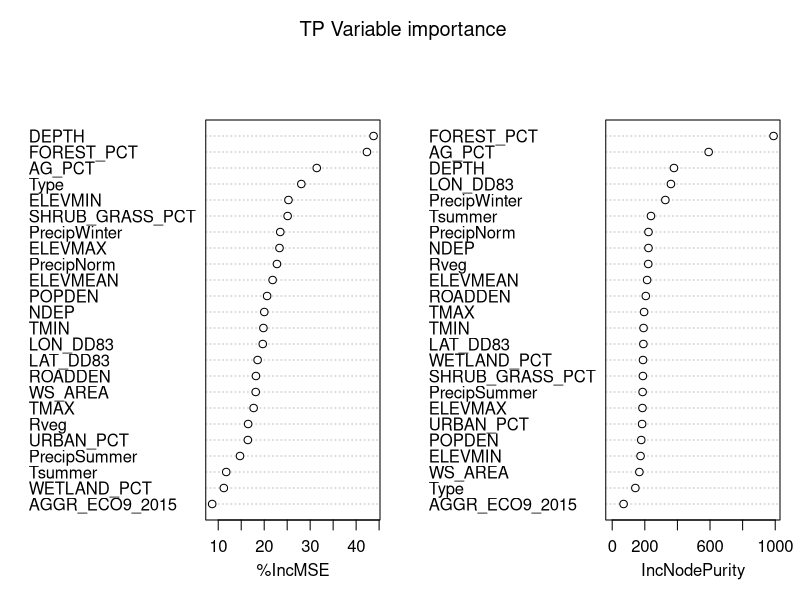
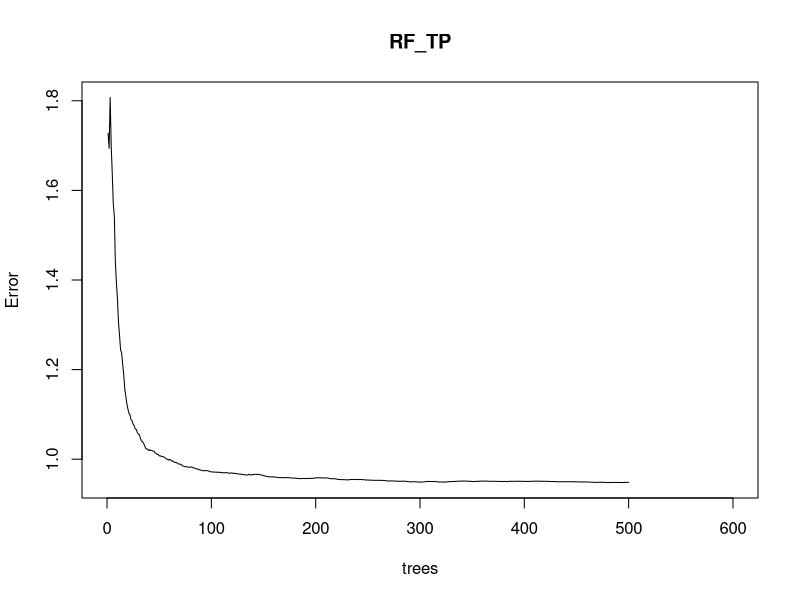

The R script that drew these images, in order: (Note: a time limit stopped this script after it produced the figures.)
# Author: Katelyn King, adapted code by Ian McCullough
# Date: Jan 4, 2019
#####################################################################################################
#install.packages('randomForest')
#### R libraries ####
library(dplyr)
library(randomForest)

#### load data ####
lake <- read.csv("Data/NLA2012_data.csv", header=T)
stream<-read.csv("Data/NRSA0809_data.csv", header=T)
wetland<-read.csv("Data/NWCA2011_data.csv", header=T)

### Combine all 3 ecosystems 
allecos<-gtools::smartbind(lake, stream, wetland)

### Compare biotic and abiotic variables to predictor variables###
## Random forest procedure
# run with all predictors
# eliminate predictors with negative %IncMSE
# rerun without those variables, keep deleting predictors with negative %IncMSE until all positive
# analyze correlation matrix of remaining predictors and eliminate redundant variables?

### TN #### 
set.seed(999)
ntreez <- 500
noNAs<-allecos[!(is.na(allecos$TP)),] 
RF_TP <- randomForest(log(TP+0.00001) ~ Rveg + ELEVMAX + ELEVMIN + ELEVMEAN + Type + DEPTH + WS_AREA + POPDEN + ROADDEN + NDEP + 
                        TMIN + TMAX + PrecipNorm + PrecipSummer + Tsummer + PrecipWinter + AG_PCT + FOREST_PCT +
                        WETLAND_PCT + URBAN_PCT + SHRUB_GRASS_PCT + AGGR_ECO9_2015 + LAT_DD83 + LON_DD83, 
                      data=noNAs, ntree=ntreez, importance=T, na.action=na.omit)
#RF_RUEpp_evenness <- randomForest(slope ~ AG_PCT+FOREST_PCT+POPDEN, data=RUEpp_evenness_landscape[,2:ncol(RUEpp_evenness_landscape)], ntree=ntreez, importance=T)
RF_TP
randomForest::importance(RF_TP, type=1)
randomForest::importance(RF_TP , type=2) #MSE for regression

varImpPlot(RF_TP, main=' TP Variable importance')
#IncNodePurity relates to the loss function which by best splits are chosen. 
  #The loss function is mse for regression
  #More useful variables achieve higher increases in node purities, that is to find a split which has a high inter node 'variance' and a small intra node 'variance'
#%IncMSE is the increase in MSE of predictions(estimated with out-of-bag-CV) 


# diagnostic for how many trees to run 
plot(RF_TP, xlim=c(0,600))

set.seed(111)
nreplications <- 100
#rsq is last object of rfmodel$rsq (number of objects=number of trees)
rf.replications <- replicate(nreplications, {
  rf_tmp <- randomForest(log(TP+0.00001) ~ Rveg + ELEVMAX + ELEVMIN + ELEVMEAN + Type + DEPTH + WS_AREA + POPDEN + ROADDEN + NDEP + 
                           TMIN + TMAX + PrecipNorm + PrecipSummer + Tsummer + PrecipWinter + AG_PCT + FOREST_PCT +
                           WETLAND_PCT + URBAN_PCT + SHRUB_GRASS_PCT + AGGR_ECO9_2015 + LAT_DD83 + LON_DD83, 
                         data=noNAs, ntree=ntreez, importance=T, na.action=na.omit)
  list(rsq = rf_tmp$rsq, varimp = rf_tmp$importance)
}, simplify = F)
# Make a data.frame with r squared values
rf_summary_df <- data.frame(matrix(ncol = 25, nrow = nreplications))
rf_summary_df[,1] <- t(data.frame(rsq = sapply(rf.replications, function(x){x[["rsq"]]}))[ntreez,]*100)

for (i in 1:nreplications){
  rf_summary_df[i,2] <- rf.replications[[i]]$varimp[1,1] #%IncMSE column
  rf_summary_df[i,3] <- rf.replications[[i]]$varimp[2,1]
  rf_summary_df[i,4] <- rf.replications[[i]]$varimp[3,1]
  rf_summary_df[i,5] <- rf.replications[[i]]$varimp[4,1]
  rf_summary_df[i,6] <- rf.replications[[i]]$varimp[5,1]
  rf_summary_df[i,7] <- rf.replications[[i]]$varimp[6,1]
  rf_summary_df[i,8] <- rf.replications[[i]]$varimp[7,1]
  rf_summary_df[i,9] <- rf.replications[[i]]$varimp[8,1]
  rf_summary_df[i,10] <- rf.replications[[i]]$varimp[9,1]
  rf_summary_df[i,11] <- rf.replications[[i]]$varimp[10,1]
  rf_summary_df[i,12] <- rf.replications[[i]]$varimp[11,1]
  rf_summary_df[i,13] <- rf.replications[[i]]$varimp[12,1]
  rf_summary_df[i,14] <- rf.replications[[i]]$varimp[13,1]
  rf_summary_df[i,15] <- rf.replications[[i]]$varimp[14,1]
  rf_summary_df[i,16] <- rf.replications[[i]]$varimp[15,1]
  rf_summary_df[i,17] <- rf.replications[[i]]$varimp[16,1]
  rf_summary_df[i,18] <- rf.replications[[i]]$varimp[17,1]
  rf_summary_df[i,19] <- rf.replications[[i]]$varimp[18,1]
  rf_summary_df[i,20] <- rf.replications[[i]]$varimp[19,1]
  rf_summary_df[i,21] <- rf.replications[[i]]$varimp[20,1]
  rf_summary_df[i,22] <- rf.replications[[i]]$varimp[21,1]
  rf_summary_df[i,23] <- rf.replications[[i]]$varimp[22,1]
  rf_summary_df[i,24] <- rf.replications[[i]]$varimp[23,1]
  rf_summary_df[i,25] <- rf.replications[[i]]$varimp[24,1]
  
  #rf_summary_df[i,4] <- rf.replications[[i]]$varimp[1,2] #%IncNocePurity column
  #rf_summary_df[i,5] <- rf.replications[[i]]$varimp[2,2]
}
colnames(rf_summary_df) <- c('rsquared','RVEG','elevMax','elevmin','elevmean', "Type", "depth", "WSarea", "popden", "roadden", "Ndep", "Tmin", "Tmax", "PrecipNorm", "PrecipSummer", "Tsummer", "PrecipWinter", "Ag", "Forest", "WL", "Urb", "Shrub", "Region", "lat", "lon")
summary(rf_summary_df)
hist(rf_summary_df[,1], main=paste0(ntreez, " trees"), xlab='% variation explained')

#### TN ##### 
set.seed(999)
ntreez <- 500
noNAs<-allecos[!(is.na(allecos$TN)),] 
RF_TN <- randomForest(log(TN+0.00001) ~ Rveg + ELEVMAX + ELEVMIN + ELEVMEAN + Type + DEPTH + WS_AREA + POPDEN + ROADDEN + NDEP + 
                        TMIN + TMAX + PrecipNorm + PrecipSummer + Tsummer + PrecipWinter + AG_PCT + FOREST_PCT +
                        WETLAND_PCT + URBAN_PCT + SHRUB_GRASS_PCT + AGGR_ECO9_2015 + LAT_DD83 + LON_DD83, 
                      data=noNAs, ntree=ntreez, importance=T, na.action=na.omit)
RF_TN
randomForest::importance(RF_TN, type=1)
randomForest::importance(RF_TN , type=2) #MSE for regression

varImpPlot(RF_TN, main='TN Variable importance')

#### ChlA ##### 
set.seed(999)
ntreez <- 500
noNAs<-allecos[!(is.na(allecos$CHLA)),] 
RF_CHLA <- randomForest(log(CHLA+0.00001) ~ Rveg + ELEVMAX + ELEVMIN + ELEVMEAN + Type + DEPTH + WS_AREA + POPDEN + ROADDEN + NDEP + 
                        TMIN + TMAX + PrecipNorm + PrecipSummer + Tsummer + PrecipWinter + AG_PCT + FOREST_PCT +
                        WETLAND_PCT + URBAN_PCT + SHRUB_GRASS_PCT + AGGR_ECO9_2015 + LAT_DD83 + LON_DD83, 
                      data=noNAs, ntree=ntreez, importance=T, na.action=na.omit)
RF_CHLA
randomForest::importance(RF_CHLA, type=1)
randomForest::importance(RF_CHLA , type=2) #MSE for regression

varImpPlot(RF_CHLA, main='CHLA Variable importance')

#### Aquatic Veg ##### 
set.seed(999)
ntreez <- 500
noNAs<-allecos[!(is.na(allecos$aqveg)),] 
RF_aqveg <- randomForest(log(aqveg+0.00001) ~ Rveg + ELEVMAX + ELEVMIN + ELEVMEAN + Type + DEPTH + WS_AREA + POPDEN + ROADDEN + NDEP + 
                          TMIN + TMAX + PrecipNorm + PrecipSummer + Tsummer + PrecipWinter + AG_PCT + FOREST_PCT +
                          WETLAND_PCT + URBAN_PCT + SHRUB_GRASS_PCT + AGGR_ECO9_2015 + LAT_DD83 + LON_DD83, 
                        data=noNAs, ntree=ntreez, importance=T, na.action=na.omit)
RF_aqveg
randomForest::importance(RF_aqveg, type=1)
randomForest::importance(RF_aqveg , type=2) #MSE for regression

varImpPlot(RF_aqveg, main='aqveg Variable importance')

#### MMI ##### 
set.seed(999)
ntreez <- 500
noNAs<-allecos[!(is.na(allecos$MMI)),] 
RF_MMI <- randomForest(MMI ~ Rveg + ELEVMAX + ELEVMIN + ELEVMEAN + Type + DEPTH + WS_AREA + POPDEN + ROADDEN + NDEP + 
                           TMIN + TMAX + PrecipNorm + PrecipSummer + Tsummer + PrecipWinter + AG_PCT + FOREST_PCT +
                           WETLAND_PCT + URBAN_PCT + SHRUB_GRASS_PCT + AGGR_ECO9_2015 + LAT_DD83 + LON_DD83, 
                         data=noNAs, ntree=ntreez, importance=T, na.action=na.omit)
RF_MMI
randomForest::importance(RF_MMI, type=1)
randomForest::importance(RF_MMI , type=2) #MSE for regression

varImpPlot(RF_MMI, main='MMI Variable importance')
